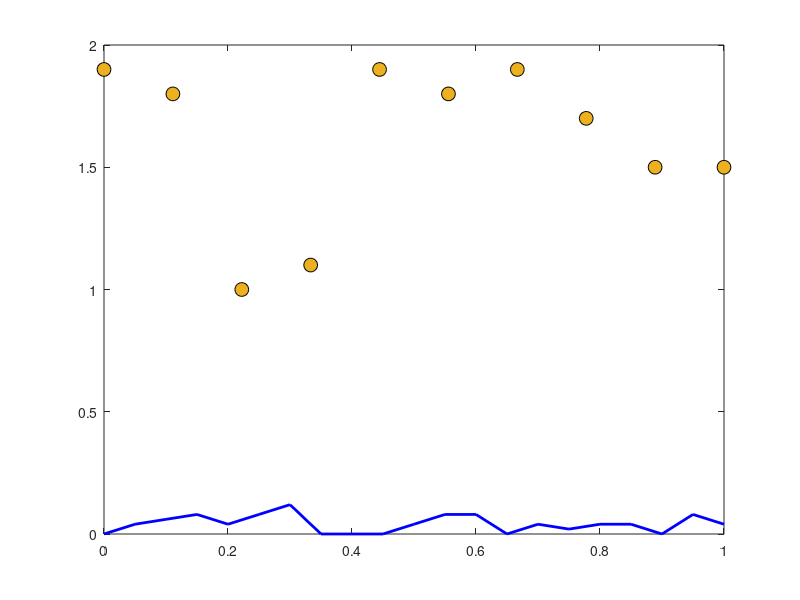

Recreate this plot in MATLAB.
function [m, n, A] = illum_data ()
% ILLUM_DATA generates the input data for the illumination problem
%    (a matrix A whose rows are a_k^T).
%

L = [linspace(0,1,10);
     1.9, 1.8, 1.0, 1.1, 1.9, 1.8, 1.9, 1.7, 1.5, 1.5];

m = size (L, 2); % number of lamps

% begin and endpoints of patches
V = [linspace(0,1,21);
     .4*[0.0, 0.1, 0.15, 0.2, 0.1, 0.2, 0.3, 0.0, 0.0, 0.0 , ...
         0.1, 0.2, 0.2, 0.0, 0.1, 0.05, 0.1, 0.1, 0.0, 0.2, 0.1]];
n = size (V, 2) - 1; % number of patches

if (nargout == 0)
  plot (L(1,:), L(2,:), 'ko', 'MarkerSize', 10, ...
        'MarkerFaceColor', [0.9290 0.6940 0.1250]);
  hold on;
  plot (V(1,:), V(2,:), 'b-', 'LineWidth', 2);
end

% construct A
dV = V(:,2:n+1) - V(:,1:n); % tangent to patches
VI = V(:,1:n) +.5*dV;       % midpoint of patches
A = zeros (n, m);
for i = 1:n
  for j = 1:m
    dVI = L(:,j) - VI(:,i);
    dVperp = null (dV(:,i)'); % upward pointing normal
    if (dVperp(2) < 0)
      dVperp = -dVperp;
    end
    A(i,j) = max (0, dVI'*dVperp/...
      (norm(dVI)*norm(dVperp)))./norm(dVI)^2;
  end
end

end
